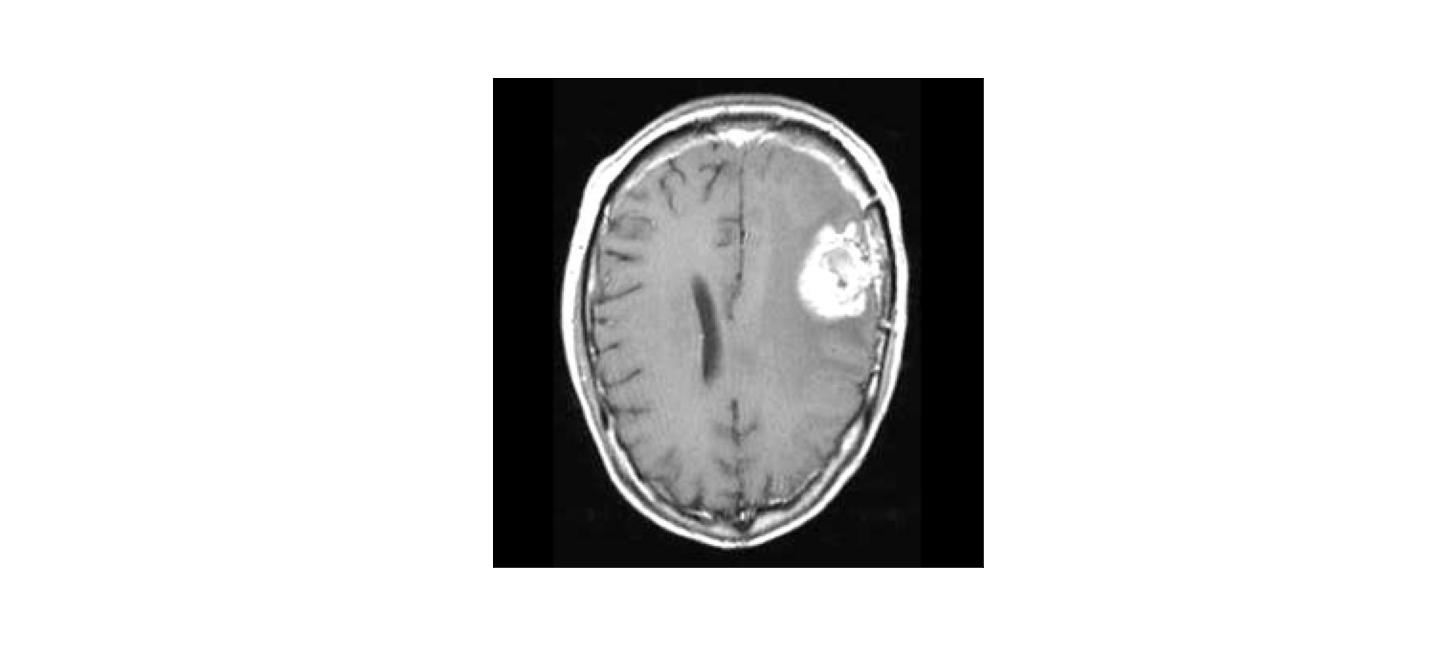
#> input picture nb_model_presentation_images/gaussian_original_image.png, 1440 x 648 px; its folder holds only this picture in this run
$ python -i image_preprocessing.py   (imports and definitions only)
#> lines starting #> are read from the running program, lines starting #| are printed output that depends on the picture
# IMAGE PREPROCESSING FUNCTIONS FOR USE IN MODEL DEVELOPMENT, EVALUATION, AND PRODUCTION
import numpy as np
import pandas as pd
import PIL as pil
import PIL
import matplotlib.pyplot as plt
import seaborn as sns
from os import listdir
from os.path import isfile, join
import tempfile
import pickle
import time
import skimage.filters
import cv2
import watermark
import joblib
from skimage.measure import block_reduce

#---------------------------------------------------------------------------------------------------------------------------#

#STANDARDIZE SINGLE IMAGE
def standardize_image_dimensions(filename,newdim=(360,360),show_difference=False):
    '''
    Ingest image file and output a greyscale version of the image and associated vector representation that is a modified
    square size while preserving aspect ratios
    '''
#> called with newdim = (360, 360), show_difference = False
    img = pil.Image.open(filename).convert('L') #open image as a grayscale
    img_size = img.size #capture image dimensions
#> img_size = (1440, 648)
    img_size = (img_size[1],img_size[0]) #store in height by width rather than width by height aka rowsize x colsize
#> img_size = (648, 1440)

    if show_difference == True: #show before standardization
        display(img)

    if img_size[0] == img_size[1]: #if image is already square, we can resize while preserving aspect ratios of original image
        img_array = np.array(img) #convert image to array

        if show_difference == True:
            plt.imshow(img_array,cmap='gray')
    else:
        gap = abs(img_size[0] - img_size[1]) #calculate difference between dimensions to ID space we need to fill on shorter dimensions
#> gap = 792
        gapfill_1 = int(gap/2) #space we will fill on one side of shorter dimension
#> gapfill_1 = 396
        gapfill_2 = gap-gapfill_1 #space we will fill on other side
#> gapfill_2 = 396
        img_array = np.asarray(img) #convert image to array

        if img_size[0] < img_size[1]: #If rows are less than columns, fill rowspace with empty ink signal symmetrically s.t. the image is square
            img_array = np.vstack((np.zeros((gapfill_1,img_size[1])),img_array)) #fill top
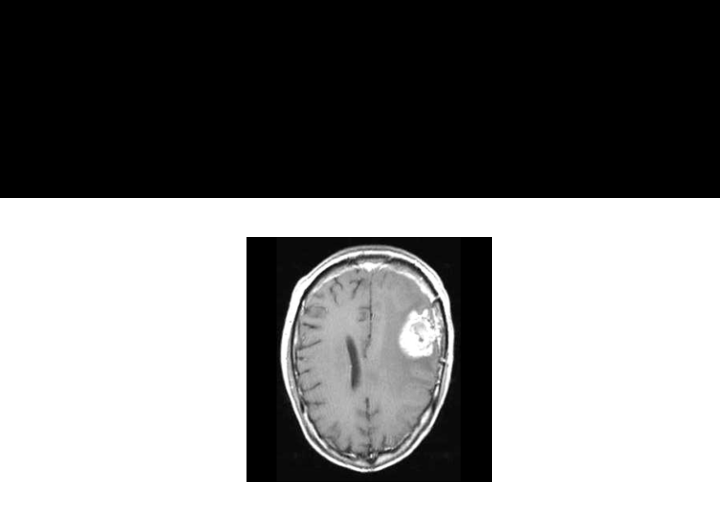
#> img_array: shape (1044, 1440) float64 (shown at 1/2 size); min 0, max 255, mean 131.6
            img_array = np.vstack((img_array,np.zeros((gapfill_2,img_size[1])))) #fill bottom
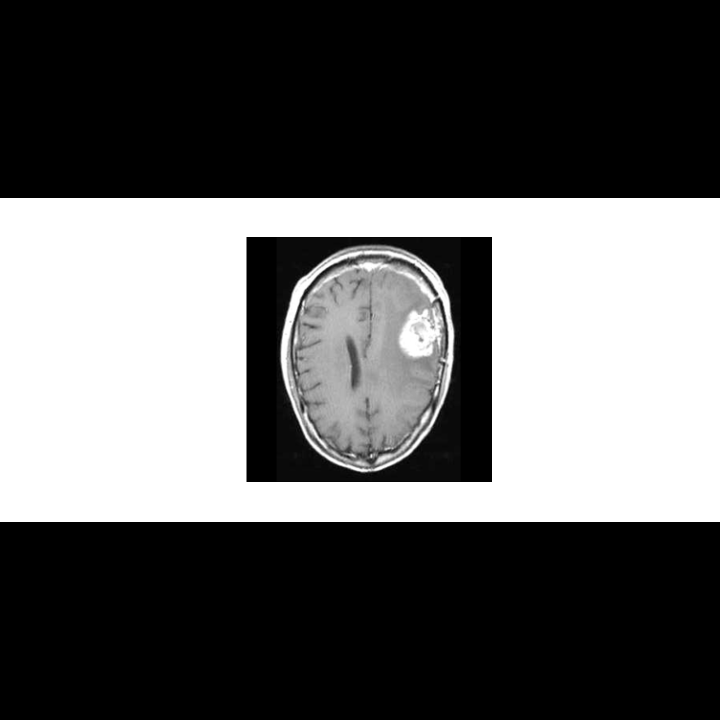
#> img_array: shape (1440, 1440) float64 (shown at 1/2 size); min 0, max 255, mean 95.4
        else: #if columns are less than rows, fill column space with empty ink signal symmetrically s.t. the image is square
            img_array = np.hstack((np.zeros((img_size[0],gapfill_1)),img_array)) #fill left
            img_array = np.hstack((img_array,np.zeros((img_size[0],gapfill_2)))) #fill right

    #resize new image according to user defined size
    temp = tempfile.TemporaryFile() #create temporary file
    plt.imsave(temp,img_array,cmap='gray') #save array representation of image as image
    new_image = pil.Image.open(temp).convert('L') #open image
    new_image = new_image.resize(newdim) #resize image
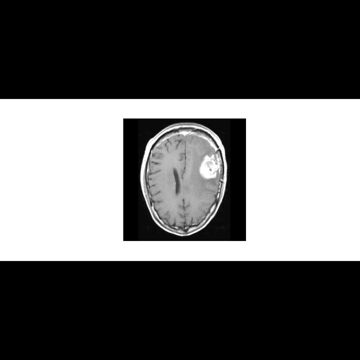
#> new_image: PIL image 360x360 L; min 0, max 255, mean 95.4

    if show_difference == True: #show after standardization
        display(new_image)

    #return standardized image and vectorized version of standardized image
    return new_image,np.array(new_image)

#-------------------------------------------------------------------------------------------------------------------------------#
#STANDARDIZE ENTIRE IMAGE DATASET
# [303 lines left out: functions standardize_image_dataset, resize_vector_image, resize_dataset, binarize, binarize_dataset, crop_single_image and 5 more, not called in this run]

>>> result = standardize_image_dimensions('nb_model_presentation_images/gaussian_original_image.png')
